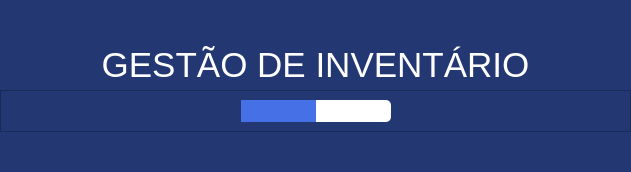
            <widget class="QWidget" name="home">
             <property name="styleSheet">
              <string notr="true">background-color: rgb(35, 56, 115);</string>
             </property>
             <layout class="QVBoxLayout" name="verticalLayout_4">
              <property name="spacing">
               <number>0</number>
              </property>
              <property name="leftMargin">
               <number>0</number>
              </property>
              <property name="topMargin">
               <number>0</number>
              </property>
              <property name="rightMargin">
               <number>0</number>
              </property>
              <property name="bottomMargin">
               <number>0</number>
              </property>
              <item>
               <spacer name="verticalSpacer_5">
                <property name="orientation">
                 <enum>Qt::Vertical</enum>
                </property>
                <property name="sizeType">
                 <enum>QSizePolicy::Expanding</enum>
                </property>
                <property name="sizeHint" stdset="0">
                 <size>
                  <width>20</width>
                  <height>40</height>
                 </size>
                </property>
               </spacer>
              </item>
              <item>
               <widget class="QLabel" name="Title">
                <property name="minimumSize">
                 <size>
                  <width>0</width>
                  <height>50</height>
                 </size>
                </property>
                <property name="font">
                 <font>
                  <pointsize>26</pointsize>
                  <weight>50</weight>
                  <bold>false</bold>
                 </font>
                </property>
                <property name="autoFillBackground">
                 <bool>false</bool>
                </property>
                <property name="styleSheet">
                 <string notr="true">color: rgb(255, 255, 255);


</string>
                </property>
                <property name="text">
                 <string>GESTÃO DE INVENTÁRIO</string>
                </property>
                <property name="alignment">
                 <set>Qt::AlignCenter</set>
                </property>
                <property name="textInteractionFlags">
                 <set>Qt::NoTextInteraction</set>
                </property>
               </widget>
              </item>
              <item>
               <widget class="QFrame" name="progress_frame">
                <property name="minimumSize">
                 <size>
                  <width>0</width>
                  <height>23</height>
                 </size>
                </property>
                <property name="frameShape">
                 <enum>QFrame::StyledPanel</enum>
                </property>
                <property name="frameShadow">
                 <enum>QFrame::Raised</enum>
                </property>
                <layout class="QHBoxLayout" name="horizontalLayout_19">
                 <item>
                  <spacer name="horizontalSpacer_14">
                   <property name="orientation">
                    <enum>Qt::Horizontal</enum>
                   </property>
                   <property name="sizeType">
                    <enum>QSizePolicy::Expanding</enum>
                   </property>
                   <property name="sizeHint" stdset="0">
                    <size>
                     <width>231</width>
                     <height>20</height>
                    </size>
                   </property>
                  </spacer>
                 </item>
                 <item>
                  <widget class="QProgressBar" name="startup_bar">
                   <property name="sizePolicy">
                    <sizepolicy hsizetype="Preferred" vsizetype="Fixed">
                     <horstretch>0</horstretch>
                     <verstretch>0</verstretch>
                    </sizepolicy>
                   </property>
                   <property name="minimumSize">
                    <size>
                     <width>150</width>
                     <height>0</height>
                    </size>
                   </property>
                   <property name="maximumSize">
                    <size>
                     <width>200</width>
                     <height>16777215</height>
                    </size>
                   </property>
                   <property name="focusPolicy">
                    <enum>Qt::WheelFocus</enum>
                   </property>
                   <property name="layoutDirection">
                    <enum>Qt::LeftToRight</enum>
                   </property>
                   <property name="styleSheet">
                    <string notr="true">QProgressBar {
    border: 1px black;
    border-radius: 5px;
    background-color: rgb(255, 255, 255);  /* Set to your preferred background color */
    text-align: center;  /* Optional: if you want text centered */
}

QProgressBar::chunk {
    background-color: rgb(70, 113, 230);  /* Set to your preferred chunk color */
    width: 5px;  /* Width of the moving chunk */
    margin: 0px;  /* Space between individual chunks */
}
</string>
                   </property>
                   <property name="maximum">
                    <number>0</number>
                   </property>
                   <property name="value">
                    <number>-1</number>
                   </property>
                   <property name="alignment">
                    <set>Qt::AlignCenter</set>
                   </property>
                   <property name="textVisible">
                    <bool>false</bool>
                   </property>
                   <property name="orientation">
                    <enum>Qt::Horizontal</enum>
                   </property>
                   <property name="invertedAppearance">
                    <bool>false</bool>
                   </property>
                   <property name="format">
                    <string>%p%</string>
                   </property>
                  </widget>
                 </item>
                 <item>
                  <spacer name="horizontalSpacer_15">
                   <property name="orientation">
                    <enum>Qt::Horizontal</enum>
                   </property>
                   <property name="sizeHint" stdset="0">
                    <size>
                     <width>230</width>
                     <height>20</height>
                    </size>
                   </property>
                  </spacer>
                 </item>
                </layout>
               </widget>
              </item>
              <item>
               <spacer name="verticalSpacer">
                <property name="orientation">
                 <enum>Qt::Vertical</enum>
                </property>
                <property name="sizeType">
                 <enum>QSizePolicy::Expanding</enum>
                </property>
                <property name="sizeHint" stdset="0">
                 <size>
                  <width>20</width>
                  <height>40</height>
                 </size>
                </property>
               </spacer>
              </item>
             </layout>
            </widget>
